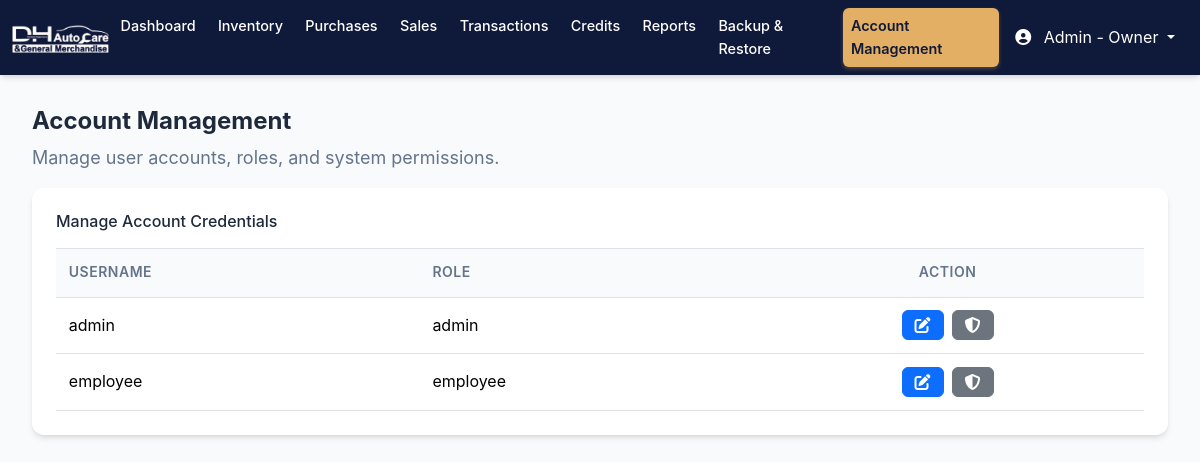
The app's page /account_management.php (signed in) with its own data.
### tables this page shows
CREATE TABLE `tbl_users` (
  `user_id` int(11) NOT NULL,
  `username` varchar(50) NOT NULL,
  `password` varchar(255) NOT NULL,
  `role` varchar(10) NOT NULL,
  `email` varchar(255) DEFAULT NULL,
  `security_question` varchar(255) DEFAULT NULL,
  `security_answer_hash` varchar(255) DEFAULT NULL,
  `reset_token` char(64) DEFAULT NULL,
  `reset_token_expiry` datetime DEFAULT NULL,
  `id` int(11) NOT NULL AUTO_INCREMENT,
  PRIMARY KEY (`id`),
  KEY `idx_tbl_users_reset_token` (`reset_token`),
  KEY `idx_tbl_users_reset_token_expiry` (`reset_token_expiry`)
);

### account_management.php (the view, shortened to what this page needs)
<?php
include 'mycon.php';
$users = $mysqli->query("SELECT * FROM tbl_users");
?>
<!DOCTYPE html>
<html lang="en">
<head>
    <link href="bootstrap-5.3.3-dist/css/bootstrap.min.css" rel="stylesheet">
    <link href="assets/docs.css" rel="stylesheet">
    <link rel="stylesheet" href="css/all.min.css">
    <link rel="stylesheet" href="css/fontawesome.min.css">
    <link rel="stylesheet" href="css/jquery-ui.css">
    <link rel="stylesheet" href="css/interfont.css">
    <link rel="stylesheet" href="css/style.css">
</head>
<body>
    <?php $activePage = 'account_management'; include 'navbar.php'; ?>
    <main class="main-content">
        <header class="page-header">
            <div class="header-content">
                <div class="header-left">
                    <h1 class="page-title">Account Management</h1>
                    <p class="page-subtitle">Manage user accounts, roles, and system permissions.</p>
                </div>
            </div>
        </header>
        <div class="main-container">
            <div class="history">
                <div class="table-responsive">
                    <h6 class="mb-3">Manage Account Credentials</h6>
                    <table class="table table-bordered">
                        <thead>
                            <tr>
                                <th>Username</th>
                                <th>Role</th>
                                <th class="text-center">Action</th>
                            </tr>
                        </thead>
                        <tbody>
                            <?php while ($user = $users->fetch_assoc()): ?>
                                <tr>
                                    <td><?php echo htmlspecialchars($user['username']); ?></td>
                                    <td><?php echo htmlspecialchars($user['role']); ?></td>
                                    <td class="text-center">
                                      <div class="d-inline-flex gap-2 align-items-center">
                                        <button class='d-flex justify-content-center align-items-center btn btn-primary edit-btn'
                                          data-bs-toggle='modal'
                                          data-bs-target='#edit-credentials'
                                          data-user-id='<?php echo htmlspecialchars($user['user_id']); ?>'
                                          data-role='<?php echo htmlspecialchars($user['role']); ?>'
                                          data-username='<?php echo htmlspecialchars($user['username']); ?>'>
                                          <i class='fa-solid fa-pen-to-square'></i>
                                        </button>
                                        <button class='d-flex justify-content-center align-items-center btn btn-secondary edit-security-btn'
                                          data-bs-toggle='modal'
                                          data-bs-target='#edit-security'
                                          data-user-id='<?php echo htmlspecialchars($user['user_id']); ?>'
                                          data-email='<?php echo htmlspecialchars($user['email'] ?? ""); ?>'
                                          data-question='<?php echo htmlspecialchars($user['security_question'] ?? ""); ?>'>
                                          <i class='fa-solid fa-shield-halved'></i>
                                        </button>
                                      </div>
                                    </td>
                                </tr>
                            <?php endwhile; ?>
                        </tbody>
                    </table>
                </div>
                </div>
            </div>
    </main>
</body>
</html>

### assets/docs.css (style rules this page uses)
:root { --bs-breakpoint-xs: 0;--bs-breakpoint-sm: 576px;--bs-breakpoint-md: 768px;--bs-breakpoint-lg: 992px;--bs-breakpoint-xl: 1200px;--bs-breakpoint-xxl: 1400px }
:root,[data-bs-theme="light"] { --bd-purple: #4c0bce;--bd-violet: #712cf9;--bd-accent: #ffe484;--bd-violet-rgb: 112.520718,44.062154,249.437846;--bd-accent-rgb: 255,228,132;--bd-pink-rgb: 214,51,132;--bd-teal-rgb: 32,201,151;--bd-violet-bg: var(--bd-violet);--bd-toc-color: var(--bd-violet);--bd-sidebar-link-bg: rgba(var(--bd-violet-rgb), .1);--bd-callout-link: 10,88,202;--bd-callout-code-color: #ab296a;--bd-pre-bg: var(--bs-tertiary-bg) }
:root { --docsearch-primary-color: var(--bd-violet);--docsearch-logo-color: var(--bd-violet) }
main a,main button,main input,main select,main textarea,main h2,main h3,main h4,main [tabindex="0"] { scroll-margin-top:80px;scroll-margin-bottom:100px }
:root,[data-bs-theme="light"] { --base02: #c8c8fa;--base03: #565c64;--base04: #666;--base05: #333;--base06: #fff;--base07: #13795b;--base08: #c6303e;--base09: #087990;--base0A: #6f42c1;--base0B: #084298;--base0C: #084298;--base0D: #6f42c1;--base0E: #ab296a;--base0F: #333 }

### css/style.css (style rules this page uses)
:root { --primary-color: #2563eb; --primary-dark: #1d4ed8; --secondary-color: #64748b; --success-color: #10b981; --warning-color: #f59e0b; --danger-color: #ef4444; --info-color: #3b82f6; --odyssey: #0F1939; --odyssey-dark: #26428B; --odyssey-light: #516AC8; --odyssey-lighter: #E3AF64; --background-color: #f8fafc; --background-color2: #f4f5f5; --surface-color: #ffffff; --border-color: #e2e8f0; --text-primary: #1e293b; --text-secondary: #64748b; --text-muted: #94a3b8; --sidebar-width: 280px; --header-height: 80px; --border-radius: 12px; --shadow-sm: 0 1px 2px 0 rgb(0 0 0 / 0.05); --shadow-md: 0 4px 6px -1px rgb(0 0 0 / 0.1), 0 2px 4px -2px rgb(0 0 0 / 0.1); --shadow-lg: 0 10px 15px -3px rgb(0 0 0 / 0.1), 0 4px 6px -4px rgb(0 0 0 / 0.1); }
* { margin: 0; padding: 0; box-sizing: border-box; }
body { font-family: 'Inter', -apple-system, BlinkMacSystemFont, 'Segoe UI', Roboto, sans-serif; background-color: var(--background-color); color: var(--text-primary); line-height: 1.6; overflow-x: hidden; }
.main-content { min-height: calc(100vh - 80px); background-color: var(--background-color); padding-top: 0; }
.main-container { padding: 0 2rem 0 2rem; max-width: 100%; margin: 0 auto; width: 100%; }
.page-header { padding: 2rem 2rem 0 2rem; width: 100%; }
.header-content { display: flex; justify-content: space-between; align-items: flex-start; width: 100%; max-width: 100%; }
.header-left { flex: 1; max-width: 100%; }
.page-title { font-size: 1.5rem; font-weight: 700; color: var(--text-primary); margin-bottom: 0.5rem; width: 100%; }
.page-subtitle { color: var(--text-secondary); font-size: 1.125rem; width: 100%; }
.table { margin: 0; }
.table th { background: var(--background-color); border: none; font-weight: 600; color: var(--text-secondary); font-size: 0.875rem; text-transform: uppercase; letter-spacing: 0.5px; padding: 0.8rem; }
.table td { border: none; padding: 0.8rem; vertical-align: middle; }
.table tbody tr { transition: background-color 0.3s ease; }
.history { background: var(--surface-color); padding: 1.5rem; border-radius: var(--border-radius); box-shadow: var(--shadow-md); }

### records on screen
tbl_users: username "admin", role "admin"
tbl_users: username "employee", role "employee"

### other values on screen
$displayRole "Admin - Owner"
